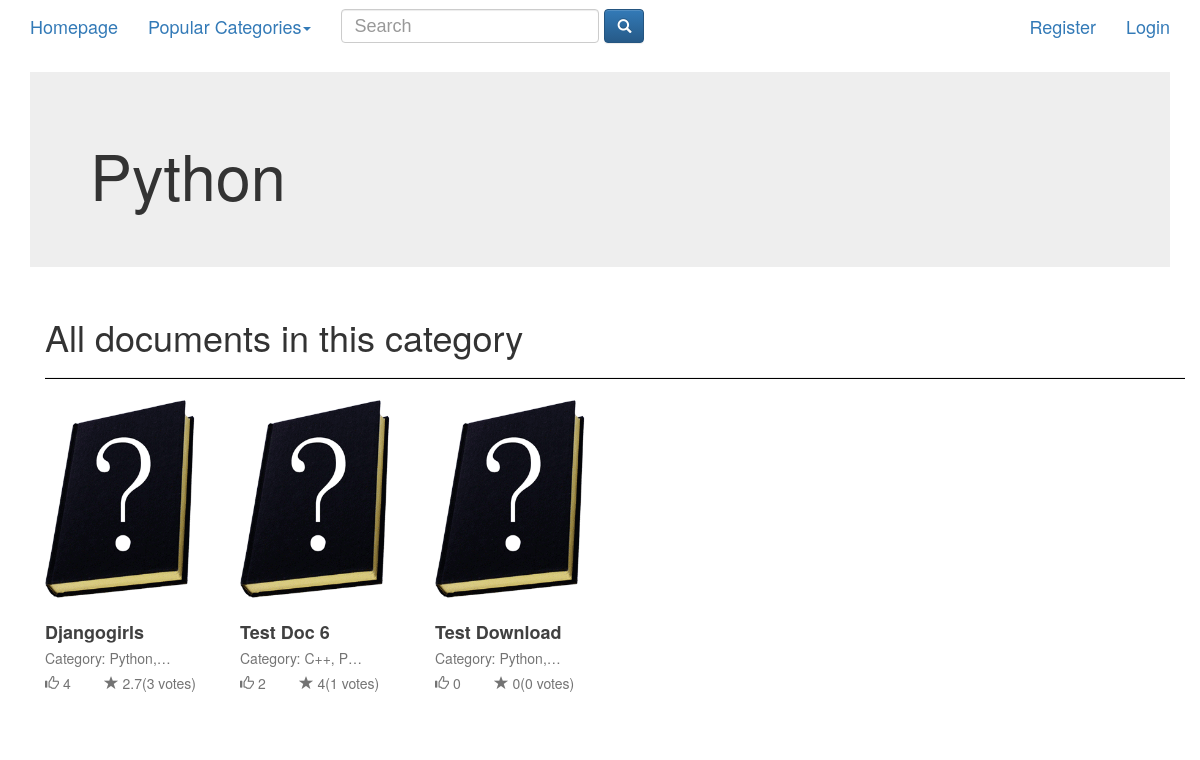
The page /categories/detail/3 on the database its author committed.
### category/models.py (models this page shows)
class Category(models.Model):
    name = models.CharField(max_length=50, unique=True)
    def __str__(self):
        return self.name
    class Meta:
        verbose_name_plural = 'categories'

### document/models.py (models this page shows, shortened)
class Document(models.Model):
    title = models.CharField(max_length=200, unique=True)
    topic = models.ManyToManyField(Category, )
    level = models.ManyToManyField(Level)
    author = models.CharField(max_length=50, blank=True, null=True)
    submit_date = models.DateField(auto_now_add=True)
    edited_date = models.DateField(auto_now=True)
    link = models.URLField(null=True, blank=True)
    file = models.FileField(null=True, blank=True, upload_to='document_files',
                            validators=[validate_file_extension])
    image = models.ImageField(upload_to='document_images', default='/document_images/question_mark.jpg')
    review = models.TextField()
    number_of_likes = models.PositiveIntegerField(default=0)
    number_of_views = models.PositiveIntegerField(default=0)
    posted_user = models.ForeignKey(User)
    approve = models.BooleanField(default=False)
    liked_by = models.ManyToManyField(User, blank=True, related_name='liked_documents')
    rating = models.FloatField(default=0)
    def __str__(self):
        return self.title

### category/views.py (the view)
# urls.py: url(r'^detail/(?P<pk>\d+)$', views.category_detail, name='category_detail'),
@page_template('category/list_documents_in_category.html')
def category_detail(request, pk, template='category/category_detail.html', extra_context=None):
    context = {
        'category': Category.objects.get(pk=pk),
        'documents': Document.objects.filter(topic__pk=pk)
    }
    if extra_context is not None:
        context.update(extra_context)
    return render(request, template, context)

### category/templatetags/category_template_tags.py (called while the page is built)
@register.inclusion_tag('category/popular_categories.html')
def get_popular_categories():
    return {'categories': Category.objects.annotate(num_docs=Count('document')).order_by('-num_docs')[:5]}

### category/templates/category/category_detail.html
{% extends 'base.html' %}
{% load staticfiles %}
{% load document_template_tags %}
{% block content %}
    <div class="jumbotron center-in-jumbotron" style="margin-top: 20px;">
        <h1>{{ category|title }}</h1>
    </div>
    <div class="endless_page_template container">
        {% include 'category/list_documents_in_category.html' %}
    </div>
    <br/><br/>
{% endblock %}

### document/templates/document/document.html
<div class="col-md-2">
    <div class="card" onclick="location.href='{% url 'document_detail' doc.id %}'">
        <figure class="thumb" style="display: inline-block">
            <div class="cover">
                <img src="{{ doc.image.url }}"/>
            </div>
            <h2 class="overflow ellipsis">{{ doc|title }}</h2>
            <p class="author overflow ellipsis">
                Category:
                {% for topic in doc.topic.all %}
                    {{ topic }},
                {% endfor %}
            </p>
            <p class="author">
                <span class="glyphicon glyphicon-thumbs-up"></span> {{ doc.liked_by.count }} <span
                    class="glyphicon glyphicon-star"
                    style="margin-left: 30px"></span> {{ doc.rating|floatformat }}({{ doc.userratedocument_set.all.count }}
                votes) </p>
        </figure>
    </div>
</div>

### static/master.css (style rules this page uses)
.container .jumbotron { border-radius: 0; }
figure.thumb { margin: 0; display: inline-block; vertical-align: top; }
.thumb h2, .thumb p { margin: 0; overflow: hidden; }
.thumb h2 { overflow: hidden; font-weight: 700; font-size: 18px; color: rgba(0, 0, 0, .75); margin-top: 20px; }
.thumb .author { font-size: 14px; margin-top: 5px; color: rgba(0, 0, 0, .55); font-weight: 400; }
.cover { display: inline-block; position: relative; margin-right: 20px; }
.cover:after { content: ''; overflow: hidden; width: 100%; height: 100%; position: absolute; top: 0; }
.cover img { height: 200px; width: 150px; display: block; position: relative; }
.overflow { width: 9em; white-space: nowrap; overflow: hidden; }
.ellipsis { text-overflow: ellipsis; white-space: nowrap; overflow: hidden; }
* { box-sizing: border-box; }

### rows shown on the page
Category: name "Python", name "P…"
Document: image (picture), title "Djangogirls", liked_by.count "4", rating "2.7", userratedocument_set.all.count "3"
Document: image (picture), title "Test Doc 6", liked_by.count "2", rating "4", userratedocument_set.all.count "1"
Category: name "C++"
Document: image (picture), title "Test Download", liked_by.count "0", rating "0", userratedocument_set.all.count "0"
